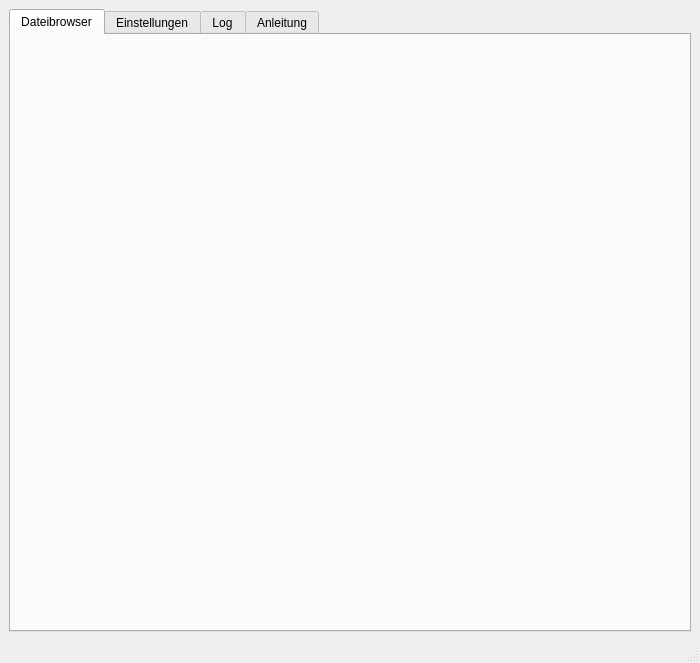
<?xml version="1.0" encoding="UTF-8"?>
<ui version="4.0">
 <class>MyMainWindow</class>
 <widget class="QMainWindow" name="MyMainWindow">
  <property name="geometry">
   <rect>
    <x>0</x>
    <y>0</y>
    <width>700</width>
    <height>663</height>
   </rect>
  </property>
  <property name="minimumSize">
   <size>
    <width>700</width>
    <height>0</height>
   </size>
  </property>
  <property name="maximumSize">
   <size>
    <width>1300</width>
    <height>16777215</height>
   </size>
  </property>
  <property name="windowTitle">
   <string>Sync-my-L²P</string>
  </property>
  <property name="windowIcon">
   <iconset resource="../icons/icons.qrc">
    <normaloff>:/icons/magnifier.png</normaloff>:/icons/magnifier.png</iconset>
  </property>
  <widget class="QWidget" name="centralwidget">
   <layout class="QGridLayout" name="gridLayout">
    <item row="0" column="1">
     <widget class="QTabWidget" name="tabWidget">
      <property name="currentIndex">
       <number>0</number>
      </property>
      <widget class="Browser" name="browserTab">
       <attribute name="icon">
        <iconset resource="../icons/icons.qrc">
         <normaloff>:/icons/browser.png</normaloff>:/icons/browser.png</iconset>
       </attribute>
       <attribute name="title">
        <string>Dateibrowser</string>
       </attribute>
      </widget>
      <widget class="Options" name="optionsTab">
       <attribute name="icon">
        <iconset resource="../icons/icons.qrc">
         <normaloff>:/icons/settings.png</normaloff>:/icons/settings.png</iconset>
       </attribute>
       <attribute name="title">
        <string>Einstellungen</string>
       </attribute>
      </widget>
      <widget class="Logger" name="logTab">
       <property name="enabled">
        <bool>true</bool>
       </property>
       <attribute name="icon">
        <iconset resource="../icons/icons.qrc">
         <normaloff>:/icons/logs.png</normaloff>:/icons/logs.png</iconset>
       </attribute>
       <attribute name="title">
        <string>Log</string>
       </attribute>
      </widget>
      <widget class="QWidget" name="tutorialTab">
       <attribute name="icon">
        <iconset resource="../icons/icons.qrc">
         <normaloff>:/icons/tutorial.png</normaloff>:/icons/tutorial.png</iconset>
       </attribute>
       <attribute name="title">
        <string>Anleitung</string>
       </attribute>
       <layout class="QHBoxLayout" name="horizontalLayout">
        <item>
         <widget class="QLabel" name="tutorialLabel">
          <property name="text">
           <string>&lt;html&gt;&lt;head/&gt;&lt;body&gt;&lt;p&gt;&lt;span style=&quot; font-size:10pt; font-weight:600;&quot;&gt;Willkommen bei Sync-my-L²P!&lt;/span&gt;&lt;/p&gt;&lt;p&gt;&lt;span style=&quot; font-size:10pt;&quot;&gt;In diesem Tab findet sich eine kurze Anleitung für Erstbenutzer dieses Programms.&lt;/span&gt;&lt;/p&gt;&lt;p&gt;&lt;span style=&quot; font-size:10pt; font-weight:600;&quot;&gt;Schnellstart&lt;/span&gt;&lt;/p&gt;&lt;p&gt;&lt;span style=&quot; font-size:10pt;&quot;&gt;Wenn du sofort loslegen willst, führe einfach folgende drei Schritte durch:&lt;/span&gt;&lt;/p&gt;&lt;p&gt;&lt;span style=&quot; font-size:10pt; text-decoration: underline;&quot;&gt;1. Einloggen&lt;/span&gt;&lt;/p&gt;&lt;p&gt;&lt;span style=&quot; font-size:10pt;&quot;&gt;Klicke im Tab &amp;quot;Einstellungen&amp;quot; auf den Knopf auf den Knopf &amp;quot;Einloggen&amp;quot;. Kurz darauf wird sich dein Browser einloggen und du wirst aufgefordert, dich mit deiner Tim-Kennung zu authentifizieren. Danach musst du Sync-my-L²P authorisieren, damit das Programm auf deine Daten im L²P zugreifen kann. Sobald du auch dies erledigt hast, kannst du den Browser schließen und zum Programm zurückkehren.&lt;/span&gt;&lt;/p&gt;&lt;p&gt;&lt;span style=&quot; font-size:10pt; text-decoration: underline;&quot;&gt;2. Daten aktualisieren und auswählen&lt;/span&gt;&lt;/p&gt;&lt;p&gt;&lt;span style=&quot; font-size:10pt;&quot;&gt;Nach dem erfolgreichen Login werden automatisch die Daten aller deiner Kurse im L²P abgerufen. Dies kann einen Moment dauern. Sobald die Aktualisierung fertig ist, kannst du die abgerufenen Daten ansehen und einzelne Dateien/Verzeichnisse/Kurse/Semester von dem Download ausschließen. Auch kannst du Filter für Größe und Änderungsdatum setzen.&lt;/span&gt;&lt;/p&gt;&lt;p&gt;&lt;span style=&quot; font-size:10pt; text-decoration: underline;&quot;&gt;3. Download&lt;/span&gt;&lt;/p&gt;&lt;p&gt;&lt;span style=&quot; font-size:10pt;&quot;&gt;Um nun deine Dateien runterzuladen musst du noch ein Downloadverzeichnis setzen. Hierfür klickst du im Tab &amp;quot;Einstellungen&amp;quot; auf den Knopf &amp;quot;Durchsuchen&amp;quot; und wählst ein Ordner aus. Nun musst du nur noch im Tab &amp;quot;Dateibrowser&amp;quot; auf den Knopf &amp;quot;downloaden&amp;quot; drücken und Sync-my-L²P lädt alle ausgewählten Dateien für dich herrunter.&lt;/span&gt;&lt;/p&gt;&lt;p&gt;&lt;span style=&quot; font-size:10pt; font-weight:600;&quot;&gt;Tips und Tricks&lt;/span&gt;&lt;/p&gt;&lt;p&gt;&lt;span style=&quot; font-size:10pt;&quot;&gt;Die &lt;/span&gt;&lt;span style=&quot; font-size:10pt; text-decoration: underline;&quot;&gt;Farbe der Dateien&lt;/span&gt;&lt;span style=&quot; font-size:10pt;&quot;&gt; gibt dir Auskunft über den aktuellen Status der Dateien. Rot bedeutet &amp;quot;nicht downloaden&amp;quot;, Schwarz sind neue, nicht runtergeladene Dateien und Grün wird für bereits auf deiner Festplatte vorhandene Dateien benutzt.&lt;/span&gt;&lt;/p&gt;&lt;p&gt;&lt;span style=&quot; font-size:10pt;&quot;&gt;Du kannst durch einen &lt;/span&gt;&lt;span style=&quot; font-size:10pt; text-decoration: underline;&quot;&gt;Doppelklick&lt;/span&gt;&lt;span style=&quot; font-size:10pt;&quot;&gt; auf Dateien diese einfach öffnen.&lt;/span&gt;&lt;/p&gt;&lt;p&gt;&lt;span style=&quot; font-size:10pt;&quot;&gt;Im Tab &lt;/span&gt;&lt;span style=&quot; font-size:10pt; text-decoration: underline;&quot;&gt;Einstellungen&lt;/span&gt;&lt;span style=&quot; font-size:10pt;&quot;&gt; finden sich einige Optionen, mit denen du Sync-my-L²P noch komfortabler machen kannst.&lt;/span&gt;&lt;/p&gt;&lt;/body&gt;&lt;/html&gt;</string>
          </property>
          <property name="alignment">
           <set>Qt::AlignJustify|Qt::AlignTop</set>
          </property>
          <property name="wordWrap">
           <bool>true</bool>
          </property>
         </widget>
        </item>
       </layout>
      </widget>
     </widget>
    </item>
   </layout>
  </widget>
  <widget class="QStatusBar" name="statusBar"/>
 </widget>
 <customwidgets>
  <customwidget>
   <class>Browser</class>
   <extends>QWidget</extends>
   <header>browser.h</header>
   <container>1</container>
  </customwidget>
  <customwidget>
   <class>Options</class>
   <extends>QWidget</extends>
   <header>options.h</header>
   <container>1</container>
  </customwidget>
  <customwidget>
   <class>Logger</class>
   <extends>QWidget</extends>
   <header>logger.h</header>
   <container>1</container>
  </customwidget>
 </customwidgets>
 <resources>
  <include location="../icons/icons.qrc"/>
 </resources>
 <connections/>
</ui>
